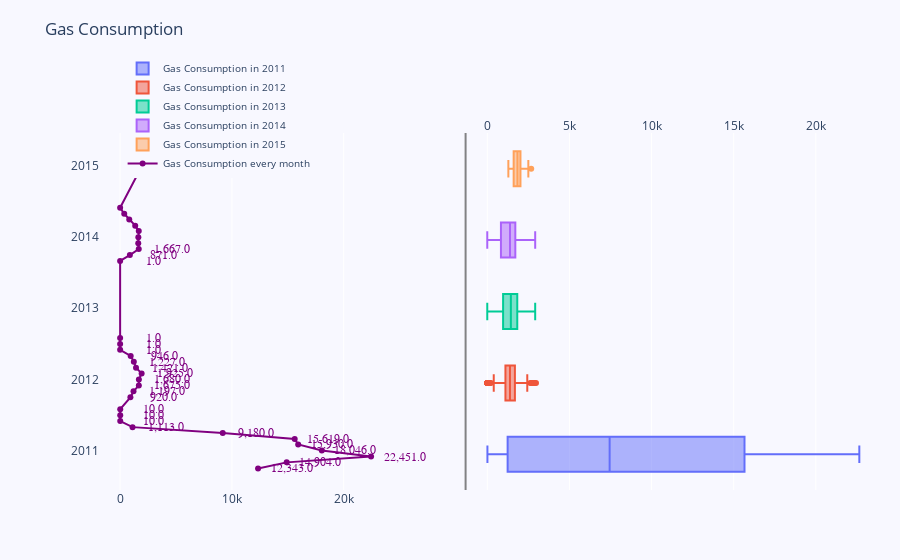

Notebook code for this chart:
### Code cell
import plotly.graph_objects as go
from plotly.subplots import make_subplots
fig = make_subplots(rows=1, cols=2, specs=[[{}, {}]], shared_xaxes=True,
                    shared_yaxes=False, vertical_spacing=0.001)

x_Value=groupby_heat['Total']

y=groupby_heat['temp']
#y=np.arange(len(x_Per))

fig.append_trace(go.Box(
    x=y1_h,
    name='Gas Consumption in 2011',
    orientation='h',
), 1, 2)

fig.append_trace(go.Box(
    x=y2_h,
    name='Gas Consumption in 2012',
    orientation='h',
), 1, 2)

fig.append_trace(go.Box(
    x=y3_h,name='Gas Consumption in 2013',
    orientation='h',
), 1, 2)

fig.append_trace(go.Box(
    x=y4_h,
    name='Gas Consumption in 2014',
    orientation='h',
), 1, 2)

fig.append_trace(go.Box(
    x=y5_h,name='Gas Consumption in 2015',
    orientation='h',
), 1, 2)


fig.append_trace(go.Scatter(
    x=x_Value, 
    y=y,
    mode='lines+markers',
    line_color='rgb(128, 0, 128)',
    name='Gas Consumption every month',
), 1, 1)

fig.update_layout(
    title='Gas Consumption',
    yaxis=dict(
        showgrid=False,
        showline=False,
        showticklabels=True,
        domain=[0, 0.85],
    ),
    yaxis2=dict(
        showgrid=False,
        showline=True,
        showticklabels=False,
        linecolor='rgba(102, 102, 102, 0.8)',
        linewidth=2,
        domain=[0, 0.85],
    ),
    xaxis=dict(
        zeroline=False,
        showline=False,
        showticklabels=True,
        showgrid=True,
        domain=[0, 0.42],
    ),
    xaxis2=dict(
        zeroline=False,
        showline=False,
        showticklabels=True,
        showgrid=True,
        domain=[0.47, 1],
        side='top',
    ),
    legend=dict(x=0.029, y=1.038, font_size=10),
    margin=dict(l=100, r=20, t=70, b=70),
    paper_bgcolor='rgb(248, 248, 255)',
    plot_bgcolor='rgb(248, 248, 255)',
)

annotations = []
x_p =np.round(x_Per,2)
x_nw = np.rint(x_Value)

for ydn, yd, xd in zip(x_p, x_nw, y):
    # labeling the scatter savings
    annotations.append(dict(xref='x1', yref='y1',
                            y=xd, 
                            x=yd+3000,
                            text='{:,}'.format(yd),
                            font=dict(family='Arial', size=12,
                                      color='rgb(128, 0, 128)'),
                            showarrow=False))

fig.update_layout(annotations=annotations)

fig.show()

### Figure 1 — Plotly figure (JSON) as saved in the notebook; plotly's stock layout.template omitted (floating-point values rounded to 4 significant figures; data arrays with more than 128 entries replaced by an {"elided": "..."} marker saying what was removed)
{"data": [{"name": "Gas Consumption in 2011", "orientation": "h", "type": "box", "x": {"elided": "225 int values"}, "xaxis": "x2", "yaxis": "y2"}, {"name": "Gas Consumption in 2012", "orientation": "h", "type": "box", "x": {"elided": "144 int values"}, "xaxis": "x2", "yaxis": "y2"}, {"name": "Gas Consumption in 2013", "orientation": "h", "type": "box", "x": [1, 285, 675, 897, 870, 2918, 711, 768, 972, 940, 880, 852, 764, 1207, 1308, 1321, 1273, 1069, 942, 1168, 497, 1, 1, 6, 6, 21, 633, 1497, 1393, 1371, 1359, 1152, 409, 2489, 1527, 1436, 1433, 1501, 276, 1672, 1571, 1618, 1740, 1809, 1474, 1437, 2022, 2214, 2258, 2205, 2172, 1783, 1799, 2233, 2161, 1920, 1709, 1408, 1564, 1444, 1900, 1465, 1890, 1945, 1916, 313, 1856, 1865, 1818, 1859, 1634, 1420, 1291, 1589, 1786, 1719, 1737, 1854, 1378, 1378, 1882, 1401, 1859, 1947, 1474, 1368, 1349, 1397, 1935], "xaxis": "x2", "yaxis": "y2"}, {"name": "Gas Consumption in 2014", "orientation": "h", "type": "box", "x": [1738, 1814, 183, 1474, 1590, 1758, 1485, 1567, 1584, 1681, 1227, 1844, 1791, 1706, 1670, 1563, 1908, 622, 2919, 1869, 1917, 1322, 1694, 2140, 1185, 1558, 2032, 1803, 981, 2009, 1922, 1922, 1676, 1816, 1386, 19, 1662, 2150, 2092, 2050, 2023, 1602, 1712, 1902, 1764, 1777, 1622, 1106, 1663, 1641, 1681, 1687, 1845, 747, 1884, 1816, 1672, 1574, 1463, 1250, 577, 1444, 1369, 1524, 1436, 1380, 268, 1027, 1042, 1376, 1383, 1440, 1326, 1421, 1745, 1682, 1747, 1731, 1489, 783, 1203, 836, 1147, 1129, 979, 959, 952, 814, 942, 1009, 905, 614, 998, 333, 806, 832, 1017, 833, 878, 272, 628, 737, 922, 552, 537, 687, 997, 948, 496, 631, 439, 520, 16, 10, 13, 10, 11, 19, 1, 1], "xaxis": "x2", "yaxis": "y2"}, {"name": "Gas Consumption in 2015", "orientation": "h", "type": "box", "x": [2168, 2210, 1449, 1996, 2676, 2501, 2432, 2014, 2500, 1934, 1934, 2265, 2123, 2129, 2178, 2010, 1555, 1595, 2050, 2023, 1931, 1920, 1893, 1602, 1762, 2127, 2022, 1813, 1696, 1924, 1488, 1494, 2062, 1931, 1952, 1862, 1706, 1285, 1315, 1767, 1610, 1607, 1497, 1583, 1490, 1573, 1978, 1707, 1687, 1731, 1744, 1481, 1622, 1902, 1734, 1814, 1743, 1567], "xaxis": "x2", "yaxis": "y2"}, {"line": {"color": "rgb(128, 0, 128)"}, "mode": "lines+markers", "name": "Gas Consumption every month", "type": "scatter", "x": [12340.0, 14904, 22450.0, 18050.0, 15930.0, 15620.0, 9180.0, 1113.0, 10, 10, 10, 919.7, 1197.0, 1675.0, 1680.0, 1925.0, 1421.0, 1227.0, 945.9, 1, 1, 1, 1, 870.6, 1667.0, 1622.0, 1630.0, 1668.0, 1350.0, 818.0, 369, 1, 1942.0, 2003.0, 1683.0], "xaxis": "x", "y": ["2010-10", "2010-11", "2010-12", "2011-01", "2011-02", "2011-03", "2011-04", "2011-05", "2011-06", "2011-07", "2011-08", "2011-10", "2011-11", "2011-12", "2012-01", "2012-02", "2012-03", "2012-04", "2012-05", "2012-06", "2012-07", "2012-08", "2013-09", "2013-10", "2013-11", "2013-12", "2014-01", "2014-02", "2014-03", "2014-04", "2014-05", "2014-06", "2015-01", "2015-02", "2015-03"], "yaxis": "y"}], "layout": {"annotations": [{"font": {"color": "rgb(128, 0, 128)", "family": "Arial", "size": 12}, "showarrow": false, "text": "12,343.0", "x": 15343, "xref": "x", "y": "2010-10", "yref": "y"}, {"font": {"color": "rgb(128, 0, 128)", "family": "Arial", "size": 12}, "showarrow": false, "text": "14,904.0", "x": 17904, "xref": "x", "y": "2010-11", "yref": "y"}, {"font": {"color": "rgb(128, 0, 128)", "family": "Arial", "size": 12}, "showarrow": false, "text": "22,451.0", "x": 25451, "xref": "x", "y": "2010-12", "yref": "y"}, {"font": {"color": "rgb(128, 0, 128)", "family": "Arial", "size": 12}, "showarrow": false, "text": "18,046.0", "x": 21046, "xref": "x", "y": "2011-01", "yref": "y"}, {"font": {"color": "rgb(128, 0, 128)", "family": "Arial", "size": 12}, "showarrow": false, "text": "15,930.0", "x": 18930, "xref": "x", "y": "2011-02", "yref": "y"}, {"font": {"color": "rgb(128, 0, 128)", "family": "Arial", "size": 12}, "showarrow": false, "text": "15,619.0", "x": 18619, "xref": "x", "y": "2011-03", "yref": "y"}, {"font": {"color": "rgb(128, 0, 128)", "family": "Arial", "size": 12}, "showarrow": false, "text": "9,180.0", "x": 12180, "xref": "x", "y": "2011-04", "yref": "y"}, {"font": {"color": "rgb(128, 0, 128)", "family": "Arial", "size": 12}, "showarrow": false, "text": "1,113.0", "x": 4113, "xref": "x", "y": "2011-05", "yref": "y"}, {"font": {"color": "rgb(128, 0, 128)", "family": "Arial", "size": 12}, "showarrow": false, "text": "10.0", "x": 3010, "xref": "x", "y": "2011-06", "yref": "y"}, {"font": {"color": "rgb(128, 0, 128)", "family": "Arial", "size": 12}, "showarrow": false, "text": "10.0", "x": 3010, "xref": "x", "y": "2011-07", "yref": "y"}, {"font": {"color": "rgb(128, 0, 128)", "family": "Arial", "size": 12}, "showarrow": false, "text": "10.0", "x": 3010, "xref": "x", "y": "2011-08", "yref": "y"}, {"font": {"color": "rgb(128, 0, 128)", "family": "Arial", "size": 12}, "showarrow": false, "text": "920.0", "x": 3920, "xref": "x", "y": "2011-10", "yref": "y"}, {"font": {"color": "rgb(128, 0, 128)", "family": "Arial", "size": 12}, "showarrow": false, "text": "1,197.0", "x": 4197, "xref": "x", "y": "2011-11", "yref": "y"}, {"font": {"color": "rgb(128, 0, 128)", "family": "Arial", "size": 12}, "showarrow": false, "text": "1,675.0", "x": 4675, "xref": "x", "y": "2011-12", "yref": "y"}, {"font": {"color": "rgb(128, 0, 128)", "family": "Arial", "size": 12}, "showarrow": false, "text": "1,680.0", "x": 4680, "xref": "x", "y": "2012-01", "yref": "y"}, {"font": {"color": "rgb(128, 0, 128)", "family": "Arial", "size": 12}, "showarrow": false, "text": "1,925.0", "x": 4925, "xref": "x", "y": "2012-02", "yref": "y"}, {"font": {"color": "rgb(128, 0, 128)", "family": "Arial", "size": 12}, "showarrow": false, "text": "1,421.0", "x": 4421, "xref": "x", "y": "2012-03", "yref": "y"}, {"font": {"color": "rgb(128, 0, 128)", "family": "Arial", "size": 12}, "showarrow": false, "text": "1,227.0", "x": 4227, "xref": "x", "y": "2012-04", "yref": "y"}, {"font": {"color": "rgb(128, 0, 128)", "family": "Arial", "size": 12}, "showarrow": false, "text": "946.0", "x": 3946, "xref": "x", "y": "2012-05", "yref": "y"}, {"font": {"color": "rgb(128, 0, 128)", "family": "Arial", "size": 12}, "showarrow": false, "text": "1.0", "x": 3001, "xref": "x", "y": "2012-06", "yref": "y"}, {"font": {"color": "rgb(128, 0, 128)", "family": "Arial", "size": 12}, "showarrow": false, "text": "1.0", "x": 3001, "xref": "x", "y": "2012-07", "yref": "y"}, {"font": {"color": "rgb(128, 0, 128)", "family": "Arial", "size": 12}, "showarrow": false, "text": "1.0", "x": 3001, "xref": "x", "y": "2012-08", "yref": "y"}, {"font": {"color": "rgb(128, 0, 128)", "family": "Arial", "size": 12}, "showarrow": false, "text": "1.0", "x": 3001, "xref": "x", "y": "2013-09", "yref": "y"}, {"font": {"color": "rgb(128, 0, 128)", "family": "Arial", "size": 12}, "showarrow": false, "text": "871.0", "x": 3871, "xref": "x", "y": "2013-10", "yref": "y"}, {"font": {"color": "rgb(128, 0, 128)", "family": "Arial", "size": 12}, "showarrow": false, "text": "1,667.0", "x": 4667, "xref": "x", "y": "2013-11", "yref": "y"}], "legend": {"font": {"size": 10}, "x": 0.029, "y": 1.038}, "margin": {"b": 70, "l": 100, "r": 20, "t": 70}, "paper_bgcolor": "rgb(248, 248, 255)", "plot_bgcolor": "rgb(248, 248, 255)", "title": {"text": "Gas Consumption"}, "xaxis": {"anchor": "y", "domain": [0, 0.42], "showgrid": true, "showline": false, "showticklabels": true, "zeroline": false}, "xaxis2": {"anchor": "y2", "domain": [0.47, 1], "showgrid": true, "showline": false, "showticklabels": true, "side": "top", "zeroline": false}, "yaxis": {"anchor": "x", "domain": [0, 0.85], "showgrid": false, "showline": false, "showticklabels": true}, "yaxis2": {"anchor": "x2", "domain": [0, 0.85], "linecolor": "rgba(102, 102, 102, 0.8)", "linewidth": 2, "showgrid": false, "showline": true, "showticklabels": false}}}
